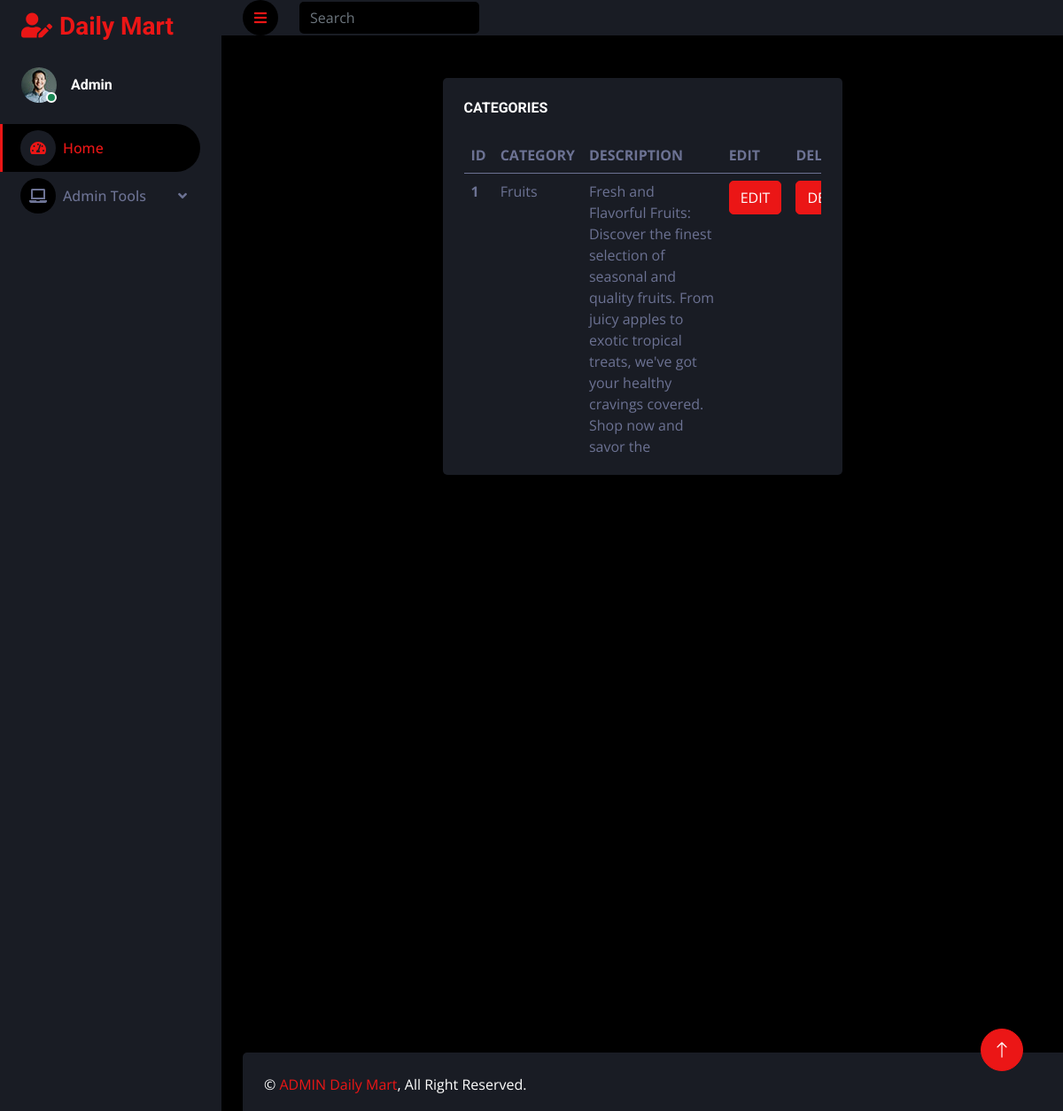
/viewcategory/, run on the app's committed database.
### ADMINAPP/models.py (models this page shows)
class Category(models.Model):
    category = models.CharField(max_length=100)
    description = models.TextField()

### ADMINAPP/views.py (the view)
# urls.py: path('viewcategory/',views.view_category,name="view_category"),
def view_category(request):
      data=Category.objects.all()
      return render(request,'viewcategories.html',{'data':data})

### ADMINAPP/templates/viewcategories.html
{% extends 'index.html' %}
{% block content %}
{% load static %}
<div class="container my-5">
    <div class="row justify-content-center">
        <div class="col-sm-12 col-xl-6">
            <div class="bg-secondary rounded h-100 p-4">
                <div style="height: 400px; overflow: auto;">
                <h6 class="mb-4">CATEGORIES</h6>
                <table class="table">
                    <thead>
                        <tr>
                            <th scope="col">ID</th>
                            <th scope="col">CATEGORY</th>
                            <th scope="col">DESCRIPTION</th>
                            <th scope="col">EDIT</th>
                            <th scope="col">DELETE</th>
                        </tr>
                    </thead>
                    <tbody>
                        {% for i in data %}
                        <tr>
                            <th scope="row">{{forloop.counter}}</th>
                            <td>{{i.category}}</td>
                            <td>{{i.description}}</td>
                           <td><a href="{% url 'editcategory' id=i.id %}"><button class="btn btn-primary">EDIT</button></a></td>
                            <td><a href="{% url 'deletecategory' id=i.id %}"><button class="btn btn-primary">DELETE</button></a></td>
                        </tr>
                        {% endfor %}
                    </tbody>
                </table>
            </div>
            </div>
        </div>
    </div>
</div>
{% endblock %}

### ADMINAPP/static/user/css/style.css (style rules this page uses)
:root { --primary: #EB1616; --secondary: #191C24; --light: #6C7293; --dark: #000000; }
.btn { transition: .5s; }

### data on the page
Category: category "Fruits", description "Fresh and Flavorful Fruits: Discover the finest selection of seasonal and quality fruits. From juicy apples to exotic tropical treats, we've got your healthy cravings covered. Shop now and savor the…"
